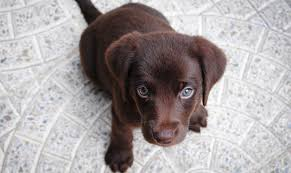
#> input picture minha_imagem.jpg, 291 x 173 px
$ python binarizar.py
#> lines starting #> are read from the running program, lines starting #| are printed output that depends on the picture; after the words box and inside, x2 and y2 are one past the last pixel; in counts of white or black regions, pixels touching at a corner belong together
import cv2
import numpy as np

imagem_colorida = cv2.imread('minha_imagem.jpg')  # Substitua pelo nome da sua imagem
#> imagem_colorida is the input picture: shape (173, 291, 3); mean B, G, R 163.2, 162.5, 168.5

if imagem_colorida is None:
    print("Erro ao carregar a imagem.")
    exit()

imagem_cinza = cv2.cvtColor(imagem_colorida, cv2.COLOR_BGR2GRAY)
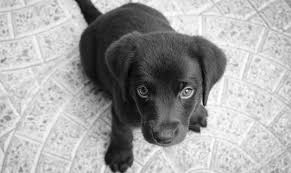
#> imagem_cinza: shape (173, 291); min 2, max 255, mean 164.3

_, imagem_binarizada = cv2.threshold(imagem_cinza, 127, 255, cv2.THRESH_BINARY)
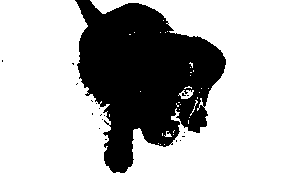
#> imagem_binarizada: shape (173, 291); 69.4% white; 19 black regions (18 under 20 px), largest, box (x1, y1, x2, y2) and area: (75, 0, 226, 173) 15350

cv2.imshow("Imagem Original", imagem_colorida)
cv2.imshow("Imagem em Tons de Cinza", imagem_cinza)
cv2.imshow("Imagem Binarizada", imagem_binarizada)

cv2.waitKey(0)
cv2.destroyAllWindows()
